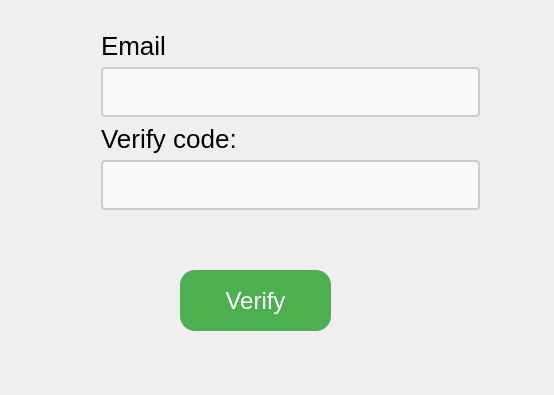
<?xml version="1.0" encoding="UTF-8"?>
<ui version="4.0">
 <class>repass</class>
 <widget class="QDialog" name="repass">
  <property name="geometry">
   <rect>
    <x>0</x>
    <y>0</y>
    <width>554</width>
    <height>395</height>
   </rect>
  </property>
  <property name="windowTitle">
   <string>Dialog</string>
  </property>
  <widget class="QPushButton" name="pushButton">
   <property name="geometry">
    <rect>
     <x>180</x>
     <y>270</y>
     <width>151</width>
     <height>61</height>
    </rect>
   </property>
   <property name="styleSheet">
    <string notr="true">QPushButton{    display: inline-block;
  padding: 15px 25px;
  font-size: 24px;
  cursor: pointer;
  text-align: center;
  text-decoration: none;
  outline: none;
  color: #fff;
  background-color: #4CAF50;
  border: none;
  border-radius: 15px;
  box-shadow: 0 9px #999;

}
 QPushButton#pushButton:pressed {
    background-color: #008CBA; 
 }
QPushButton:hover:!pressed
{
background-color: #3e8e41
}</string>
   </property>
   <property name="text">
    <string>Verify</string>
   </property>
  </widget>
  <widget class="QLabel" name="label_3">
   <property name="geometry">
    <rect>
     <x>101</x>
     <y>31</y>
     <width>73</width>
     <height>29</height>
    </rect>
   </property>
   <property name="styleSheet">
    <string notr="true"> font-family: &quot;Times New Roman&quot;, Times, serif;
 font-size: 26px;
</string>
   </property>
   <property name="text">
    <string>Email :</string>
   </property>
  </widget>
  <widget class="QLabel" name="label_4">
   <property name="geometry">
    <rect>
     <x>101</x>
     <y>124</y>
     <width>141</width>
     <height>29</height>
    </rect>
   </property>
   <property name="styleSheet">
    <string notr="true"> font-family: &quot;Times New Roman&quot;, Times, serif;
 font-size: 26px;
</string>
   </property>
   <property name="text">
    <string>Verify code:</string>
   </property>
  </widget>
  <widget class="QLineEdit" name="lineEdit_3">
   <property name="geometry">
    <rect>
     <x>101</x>
     <y>67</y>
     <width>379</width>
     <height>50</height>
    </rect>
   </property>
   <property name="styleSheet">
    <string notr="true">  width: 100%;
  height: 150px;
  padding: 12px 20px;
  box-sizing: border-box;
  border: 2px solid #ccc;
  border-radius: 4px;
  background-color: #f8f8f8;
  resize: none;</string>
   </property>
  </widget>
  <widget class="QLineEdit" name="lineEdit_4">
   <property name="geometry">
    <rect>
     <x>101</x>
     <y>160</y>
     <width>379</width>
     <height>50</height>
    </rect>
   </property>
   <property name="styleSheet">
    <string notr="true">  width: 100%;
  height: 150px;
  padding: 12px 20px;
  box-sizing: border-box;
  border: 2px solid #ccc;
  border-radius: 4px;
  background-color: #f8f8f8;
  resize: none;</string>
   </property>
   <property name="echoMode">
    <enum>QLineEdit::Password</enum>
   </property>
  </widget>
  <widget class="QPushButton" name="pushButton_2">
   <property name="geometry">
    <rect>
     <x>430</x>
     <y>280</y>
     <width>93</width>
     <height>51</height>
    </rect>
   </property>
   <property name="styleSheet">
    <string notr="true">border: none;</string>
   </property>
   <property name="text">
    <string/>
   </property>
   <property name="icon">
    <iconset resource="images.qrc">
     <normaloff>:/new/images/housing.png</normaloff>:/new/images/housing.png</iconset>
   </property>
  </widget>
 </widget>
 <resources>
  <include location="images.qrc"/>
 </resources>
 <connections/>
</ui>
